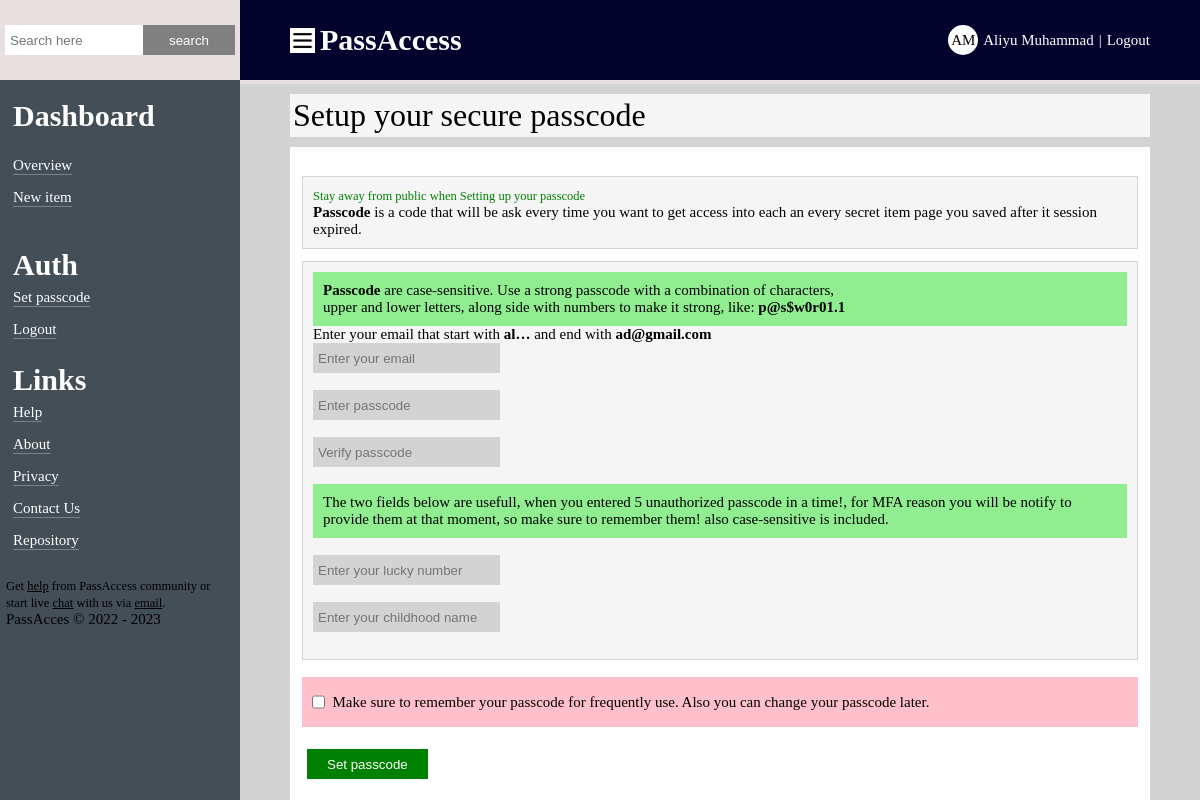
Before: /set/passcode/ (signed in) with the older database file.
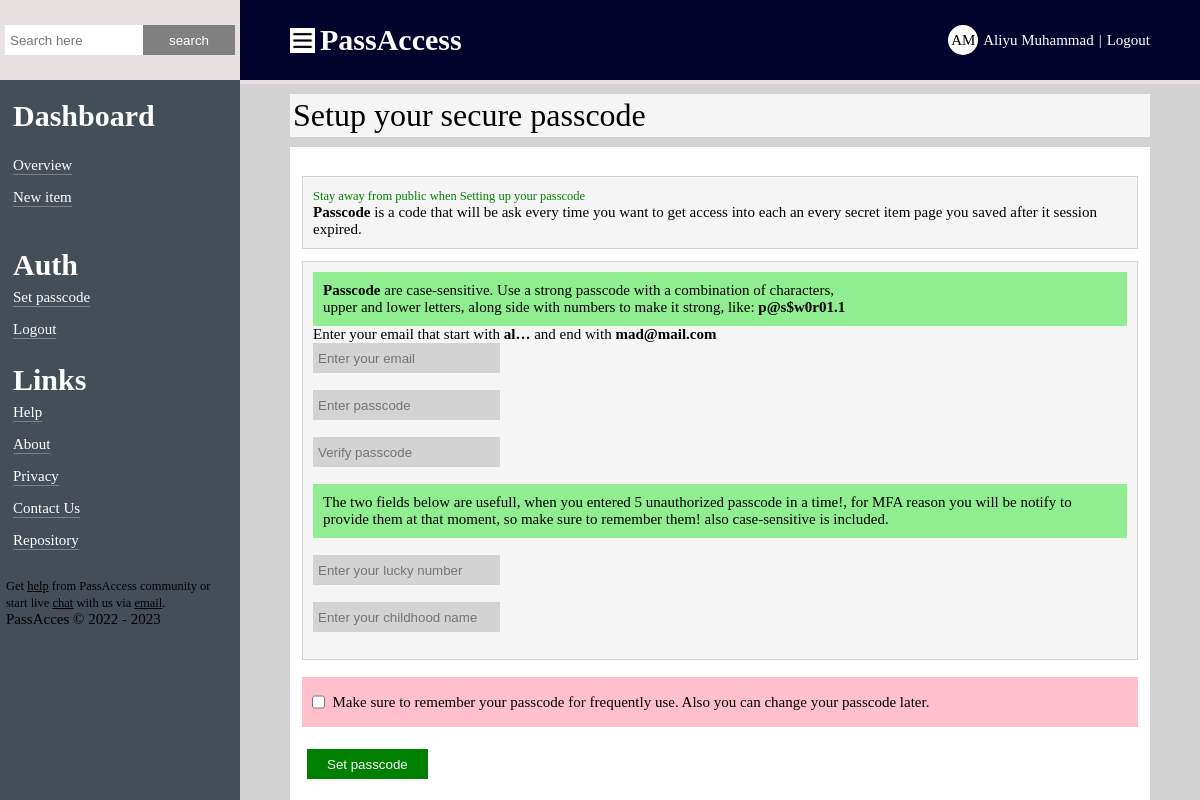
After: the same page with the newer database file.
### account/models.py (models this page shows, shortened)
class UserAccount(AbstractBaseUser):
    first_name = models.CharField(max_length=100, unique=False)
    last_name = models.CharField(max_length=100, unique=False)
    GENDER_CHOICES = [('female', 'Female'), ('male', 'Male'),]
    gender = models.CharField(
        max_length=100, default='male', choices=GENDER_CHOICES)
    date_of_birth = models.DateField(max_length=100, blank=True, null=True)
    username = models.CharField(max_length=255, unique=False)
    email = models.EmailField(max_length=255, unique=True)
    phone_number = PhoneNumberField(max_length=100, unique=False)
    country = CountryField(max_length=100, blank_label='Select your country',)
    date_joined = models.DateTimeField(default=timezone.now) # date_joined (not editable)
    last_modified = models.DateTimeField(auto_now=True) # last modified (not editable)
    passcode_hash = models.TextField(blank=True, null=True)
    is_active = models.BooleanField(default=True)
    is_staff = models.BooleanField(default=False)
    is_superuser = models.BooleanField(default=False)
    objects = UserAccountManager()
    USERNAME_FIELD = 'email'
    REQUIRED_FIELDS = ['username', 'first_name', 'last_name', 'phone_number']

### account/auth.py (the view)
@login_required
def set_passcode(request):
    user_email = request.user.email
    if request.user.passcode.passcode_ingredient != '' and request.user.passcode.passcode_ingredient != None and request.user.passcode_hash != '' and request.user.passcode_hash != None:
        flash_msg.warning(request, f'You already setup passcode, you can change it here!')
        return redirect('auth:update_passcode')
    if request.method == 'POST':
        acc_form = AccountPassCodeForm(request.POST, instance=request.user)
        pass_form = PassCodeForm_1(request.POST, instance=request.user.passcode)
        if pass_form.is_valid() and acc_form.is_valid():
            verify_user_email = pass_form.cleaned_data.get('verify_email')
            verify_new_passcode = pass_form.cleaned_data.get('verify_passcode')
            verify_new_passcode_again = pass_form.cleaned_data.get('passcode_ingredient')
            lucky_number = int(request.POST['lucky_number'])
            childhood_name = request.POST['childhood_name']
            if verify_user_email != user_email:
                flash_msg.warning(
                    request, f'Email address you enter didn`t match with your account email address')
                pass_form = PassCodeForm_1(instance=request.user.passcode)
                return render(request, 'account/set_passcode.html', {'pass_form': pass_form})
            if len(verify_new_passcode) < 8 or len(verify_new_passcode_again) < 8:
                flash_msg.warning(request, f'Your passcode length must be at least 8 character')
                pass_form = PassCodeForm_1(instance=request.user.passcode)
                return render(request, 'account/set_passcode.html', {'pass_form': pass_form})
            if verify_new_passcode != verify_new_passcode_again:
                flash_msg.warning(request, f'The two passcode field mis-match, try again')
                pass_form = PassCodeForm_1(instance=request.user.passcode)
                return render(request, 'account/set_passcode.html', {'pass_form': pass_form})
            if lucky_number > 100 or lucky_number < 1:
                flash_msg.warning(
                    request, f'lucky number must be between `1 - 100`')
                pass_form = PassCodeForm_1(instance=request.user.passcode)
                return render(request, 'account/set_passcode.html', {'pass_form': pass_form})
            instance_1 = pass_form.save(commit=False)
            instance_2 = acc_form.save(commit=False)
            auth_pass = PasscodeSecurity()
            salt_q = auth_pass.passcode_salt  # salt of the passcode
            iter_q = auth_pass.passcode_iteration  # iteration of the passcode
            auth_result = auth_pass.get_hash(salt_q, iter_q, verify_new_passcode_again)
            hashed_passcode = auth_result[0]
            pass_ingredient = auth_result[1]
            instance_1.passcode_ingredient = pass_ingredient
            instance_1.lucky_number = lucky_number
            instance_1.childhood_name = childhood_name
            instance_2.passcode_hash = hashed_passcode
            instance_1.save()
            instance_2.save()
            flash_msg.success(request, f'Your master passcode is set just now!')
            return redirect('auth:landing')
    else:
        pass_form = PassCodeForm_1(instance=request.user.passcode)
    context = {
        'pass_form': pass_form,
        'monitor_passcode.session_age': True,
        'default': default(request),
    }
    return render(request, 'account/set_passcode.html', context)

### account/forms.py
class PassCodeForm_1(forms.ModelForm):
    verify_email = forms.EmailField()
    old_passcode = forms.CharField(required=False)
    verify_passcode = forms.CharField()
    class Meta:
        model = PassCode
        fields = ['passcode_ingredient', 'lucky_number', 'childhood_name']

### account/default.py (called while the page is built)
def default(request):
    the_year = datetime.utcnow().year
    t_users = 0
    if request.user.is_authenticated:
        user_items = SecureItemInfo.objects.filter(
            i_owner=request.user.passcode).order_by('-date_created')[:10]
        for ii in SecureItemInfo.objects.filter(i_owner=request.user.passcode).all():
            t_users += ii.trusted_user.count()
    else:
        user_items = None
    data = {
        't_users': t_users,
        'the_year': the_year,
        'user_items': user_items,
        'monitor_session_age': True,
    }
    return data

### templates/account/set_passcode.html (shortened to what this page needs)
{% extends 'base_1.html' %}
{% load static %}
{% block main %}
  <div class="t_s">
    <p>Setup your secure passcode</p>
  </div>
  <form method="post" class="box">
    <br>
    <div class="box_inn">
      <p class="box_border">
        <small class="peace">Stay away from public when Setting up your passcode</small>
        <br>
        <b>Passcode</b> is a code that will be ask every time you want to get access into each an every secret item page you saved after it session expired.
      </p>
    </div>
    <div class="box_inn">
      <div class="box_border">
        <p class="alert_info">
          <b>Passcode</b> are case-sensitive. Use a strong passcode with a combination of characters, <br> upper and lower letters, along side with numbers to make it strong, like: <b>p@s$w0r01.1</b>
        </p>
        Enter your email that start with <b>{{request.user.email|truncatechars:3}}</b> and end with <b>{{request.user.email|slice:'-12:'}}</b>
        <br>
        <input type="email" name="verify_email" placeholder="Enter your email" autocomplete="off" autofocus required>
        <br>
        <br>
        <input type="password" name="passcode_ingredient" class="passcode_ingredient" placeholder="Enter passcode" minlength="8" autocomplete="off" required>
        <br>
        <br>
        <input type="password" name="verify_passcode" placeholder="Verify passcode" minlength="8" oninput="validatePasscodeValue(this)" autocomplete="off" required>
        <br>
        <br>
        <p class="alert_info">The two fields below are usefull, when you entered 5 unauthorized passcode in a time!, for MFA reason you will be notify to provide them at that moment, so make sure to remember them! also case-sensitive is included.</p>
        <br>
        <input type="number" name="lucky_number" placeholder="Enter your lucky number" autocomplete="off" required>
        <br>
        <br>
        <input type="text" name="childhood_name" placeholder="Enter your childhood name" autocomplete="off" required>
        <br>
        <br>
      </div>
      <br>
      <p class="alert_warning">
        <span class="center_span">
          <input type="checkbox"> &nbsp; Make sure to remember your passcode for frequently use. Also you can change your passcode later.
        </span>
      </p>
      <br>
      <div>
        <button type="submit">Set passcode</button>
      </div>
      <br>
    </div>
  </form>
{% endblock main %}

### templates/base_1.html (shortened to what this page needs)
{% load static %}
<!DOCTYPE html>
<html lang="en">
<head>
  <link rel="stylesheet" href="{% static 'css/base_1.css' %}">
</head>
<body>
  <div class="container">
    <div class="nav_panel">
      <form class="search_form">
        <input type="search" name="" placeholder="Search here">
        <button type="submit">search</button>
      </form>
      <div class="side">
        <div class="category">
          <h1>Dashboard</h1>
          <br>
          <p><a href="{% url 'auth:landing' %}">Overview</a></P>
          <p><a href="{% url 'secureapp:new_item' %}">New item</a></P>
        </div>
        <br>
        <br>
        <div class="category">
          <h1>Auth</h1>
          {% if request.user.passcode.passcode_ingredient == None or request.user.passcode.passcode_ingredient == '' %}
            <p><a href="{% url 'auth:set_passcode' %}">Set passcode</a></P>
          {% else %}
            <p><a href="{% url 'auth:update_profile' %}">Update profile</a></P>
            <p><a href="{% url 'auth:update_passcode' %}">Change passcode</a></P>
            <p><a href="{% url 'auth:change_password' %}">Change password</a></P>
            <p><a href="{% url 'auth:password_generator' %}">Generate password</a></P>
          {% endif %}
          <p><a href="{% url 'auth:logout' %}">Logout</a></P>
        </div>
        <br>
        <div class="category">
          <h1>Links</h1>
          <p><a href="{% url 'auth:help' %}">Help</a></P>
          <p><a href="{% url 'auth:about' %}">About</a></P>
          <p><a href="{% url 'auth:privacy' %}">Privacy</a></P>
          <p><a href="{% url 'auth:contact_us' %}">Contact Us</a></P>
          <p><a href="https://github.com/usmanmusa1920/pass-access">Repository</a></P>
        </div>
        <br>
        <div class="foot">
          <small>Get
            <a href="{% url 'auth:help' %}">help</a> from PassAccess community or start live <a href="{% url 'auth:contact_us' %}">chat</a> with us via <a href="mailto:usmanmusa1920@gmail.com">email</a>.
          </small>
          <p>PassAcces &copy; 2022 - {{default.the_year}}</p>
        </div>
      </div>
    </div>
    <div class="main">
      <div class="header">
        <div class="l_header">
          <img src="{% static 'img/show_menu.png' %}" id="show_menu" alt="" onclick="showMenu()">
          <a href="{% url 'auth:landing' %}"><h1>PassAccess</h1></a>
        </div>
        <div class="r_header">
          <span>{{request.user.first_name|slice:':1'|upper}}{{request.user.last_name|slice:':1'|upper}}</span>
          <a href="{% url 'auth:landing' %}">{{request.user.first_name}} {{request.user.last_name}}</a>
          <a>|</a>
          <a href="{% url 'auth:logout' %}">Logout</a>
        </div>
      </div>
      <div class="main_inn">
        {% block main %}{% endblock main %}
      </div>
    </div>
  </div>
</body>
</html>

### static/css/base_1.css (style rules this page uses)
* { margin: 0; padding: 0; box-sizing: border-box; }
html, body, div, span, object, iframe, h1, h2, h3, h4, h5, h6, p, blockquote, pre, abbr, address, cite, code, del, dfn, em, img, ins, kbd, q, samp, small, strong, sub, sup, var, b, i, dl, dt, dd, ol, ul, li, fieldset, form, label, legend, table, caption, tbody, tfoot, thead, tr, th, td, article, aside, canvas, details, figcaption, figure, footer, header, hgroup, menu, nav, section, summary, time, mark, audio, video { outline:0; vertical-align:baseline; background:transparent; }
body { background-color: lightgray; overflow-x: hidden; overflow-y: auto; font-size: 15px; font-family: "Roboto","Lucida Grande","DejaVu Sans","Bitstream Vera Sans", Times 'Segoe UI', Tahoma, Verdana, sans-serif, serif,Verdana,Arial,sans-serif; }
.container { width: 100%; display: flex; }
.nav_panel { background: rgba(34, 48, 59, 0.809); width: 20%; height: 100vh; padding: 15px 10px 10px 0px; overflow: hidden; display: flex; flex-direction: column; align-items: flex-start; }
.search_form { background: rgb(231, 224, 224); position: fixed; top: 0; height: 10vh; display: flex; justify-content: space-between; align-items: center; padding-left: 5px; padding-right: 5px; width: calc(100% - 80%); }
.search_form input { border: none; outline: 0; padding: 5px; background: white; height: 30px; width: 60%; }
.search_form button { border: none; background: grey; color: white; height: 30px; padding: 0 5px; width: 40%; }
.side { overflow-y: auto; overflow-x: hidden; margin-top: 10.5vh; padding: 0 3px; }
.category { display: flex; flex-direction: column; width: 100%; margin-left: 10px; }
.category h1 { color: white; }
.category p { margin-top: 7px; margin-bottom: 7px; display: flex; }
.category p a { color: white; transition-delay: 0.5s; width: fit-content; text-decoration: none; border-bottom: solid grey 1px; }
.foot { width: 100%; padding: 3px; }
.foot a { color: black; }
.main { background: rgb(231, 224, 224); width: 80%; height: 100vh; overflow: hidden; display: block; z-index: 30; }
.header { background: rgb(3, 3, 45); position: fixed; top: 0; height: 10vh; display: flex; justify-content: space-between; align-items: center; width: calc(100% - 20%); padding: 0 50px; }
.l_header { width: 20%; display: flex; justify-content: flex-start; align-items: center; }
.l_header img { width: 25px; height: 25px; margin-right: 5px; background: white; }
.l_header a { color: white; text-decoration: none; }
.r_header { width: 70%; display: flex; justify-content: flex-end; align-items: center; }
.r_header span { width: 30px; height: 30px; padding: 5px; border-radius: 50%; background: white; display: flex; justify-content: center; align-items: center; }
.r_header a { color: white; margin-left: 5px; text-decoration: none; }
.main_inn { width: 100%; height: calc(100vh - 10.5vh); background: lightgrey; margin-top: 10.5vh; padding: 10px 50px; overflow: auto; }
.t_s { display: flex; align-items: center; justify-content: space-between; padding: 3px; background: whitesmoke; }
.t_s p { font-size: 2rem; }
.box { width: 100%; margin-top: 10px; background: white; }
.peace { color: green; }
.box_inn { margin: 12px; }
.box_inn input, #id_country { border: none; outline: none; height: 30px; padding: 5px; background: lightgrey; }
.box_border { padding: 10px; border: solid lightgrey 1px; background: whitesmoke; }
.center_span { display: flex; align-items: center; }
.alert_info { padding: 10px; background: lightgreen; }
.alert_warning { padding: 10px; background: pink; }
.box_inn button { background: green; color: white; border: none; height: 30px; padding: 0 20px; margin: 5px; }

Changed rows visible on the page:
changed UserAccount "Aliyu": user.email "ad@gmail.com" → "mad@mail.com"
